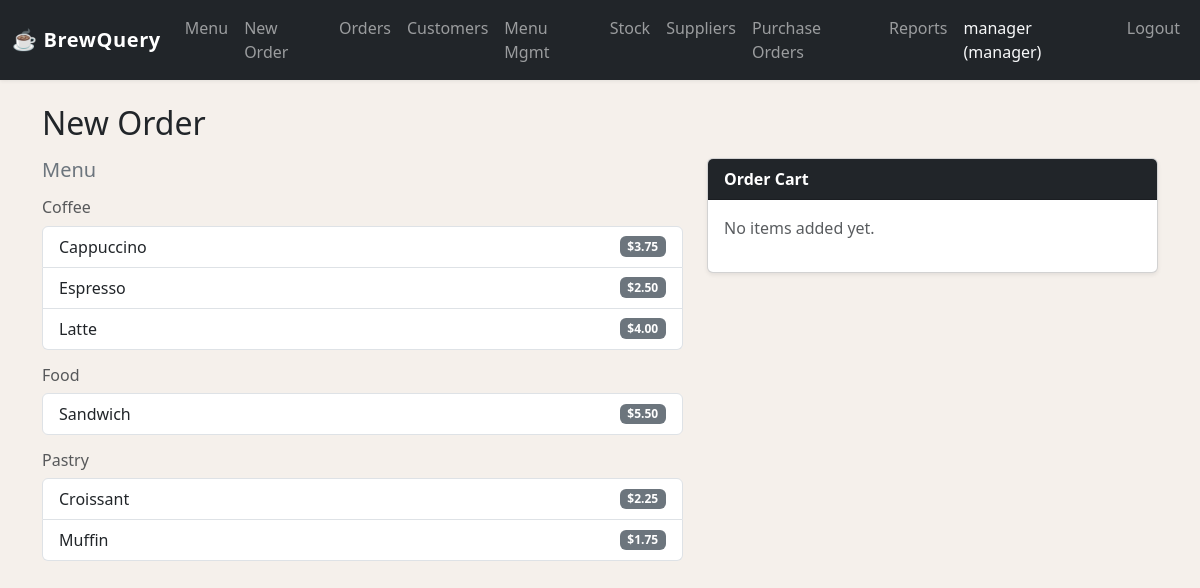
Screenshot of /new_order.php (signed in) with the database file from the repository.
### tables this page shows
CREATE TABLE menu_item (
    Item_id INT PRIMARY KEY AUTO_INCREMENT,
    Name VARCHAR(150) NOT NULL,
    Category VARCHAR(80) NOT NULL,
    Price DECIMAL(8,2) NOT NULL,
    Available TINYINT(1) NOT NULL DEFAULT 1
);

### helpers.php (called while the page is built, shortened)
<?php
function e(string $s): string {
    return htmlspecialchars($s, ENT_QUOTES | ENT_SUBSTITUTE, 'UTF-8');
}

### new_order.php (the view, shortened to what this page needs)
<?php
require_once __DIR__ . '/helpers.php';
require_once __DIR__ . '/layout.php';
$pdo   = get_pdo();
$items = $pdo->query("SELECT * FROM menu_item WHERE Available = 1 ORDER BY Category, Name")->fetchAll();
$cart     = $_SESSION['cart'];
?>
<h2 class="mb-3">New Order</h2>
<div class="row g-4">
    <div class="col-md-7">
        <h5 class="text-secondary">Menu</h5>
        <?php
        $by_cat = [];
        foreach ($items as $item) { $by_cat[$item['Category']][] = $item; }
        foreach ($by_cat as $cat => $cat_items):
        ?>
        <h6 class="mt-3 text-muted"><?= e($cat) ?></h6>
        <div class="list-group mb-2">
            <?php foreach ($cat_items as $item): ?>
            <a href="new_order.php?add=<?= (int)$item['Item_id'] ?>"
               class="list-group-item list-group-item-action d-flex justify-content-between align-items-center">
                <?= e($item['Name']) ?>
                <span class="badge bg-secondary">$<?= number_format((float)$item['Price'], 2) ?></span>
            </a>
            <?php endforeach; ?>
        </div>
        <?php endforeach; ?>
    </div>
    <div class="col-md-5">
        <div class="card shadow-sm">
            <div class="card-header bg-dark text-white fw-bold">Order Cart</div>
            <div class="card-body">
                <?php if (empty($cart)): ?>
                <p class="text-muted">No items added yet.</p>
                <?php endif; ?>
            </div>
        </div>
    </div>
</div>

### styles.css (style rules this page uses)
body { background-color: #f5f0eb; }

### rows the page displays
menu_item: Name "Cappuccino", Price "3.75"
menu_item: Name "Espresso", Price "2.50"
menu_item: Name "Latte", Price "4.00"
menu_item: Name "Sandwich", Price "5.50"
menu_item: Name "Croissant", Price "2.25"
menu_item: Name "Muffin", Price "1.75"

### other values shown
$staff['Username'] "manager"
$staff['Role'] "manager"
$cat "Coffee"
$cat "Food"
$cat "Pastry"
